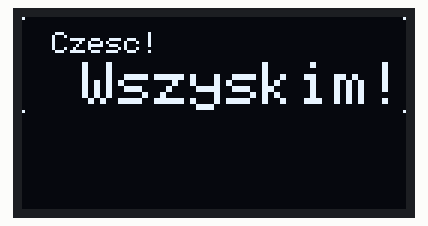
Bench run of a sketch on a simulated Arduino Uno, built with avr-gcc and run on an emulated ATmega328P. On the bench: 128×64 one-colour display.

Above: at 0.1 s.

The sketch:

hello.ino
```cpp
#include <Wire.h>
#include <Adafruit_SSD1306.h>
#include <Adafruit_GFX.h>

// OLED display TWI address
#define OLED_ADDR   0x3C

Adafruit_SSD1306 display(-1);


void setup() {
  // initialize and clear display
  display.begin(SSD1306_SWITCHCAPVCC, OLED_ADDR);
  display.clearDisplay();
  display.display();

  // display a pixel in each corner of the screen
  display.drawPixel(0, 0, WHITE);
  display.drawPixel(127, 0, WHITE);
  display.drawPixel(0, 31, WHITE);
  display.drawPixel(127, 31, WHITE);

  // display a line of text
  display.setTextSize(1);
  display.setTextColor(WHITE);
  display.setCursor(10,5);
  display.print("Czesc!");

   display.setTextSize(2);
  display.setTextColor(WHITE);
  display.setCursor(20,15);
  display.print("Wszyskim!");

  // update display with all of the above graphics
  display.display();
}

void loop() {
  // put your main code here, to run repeatedly:

}
```
